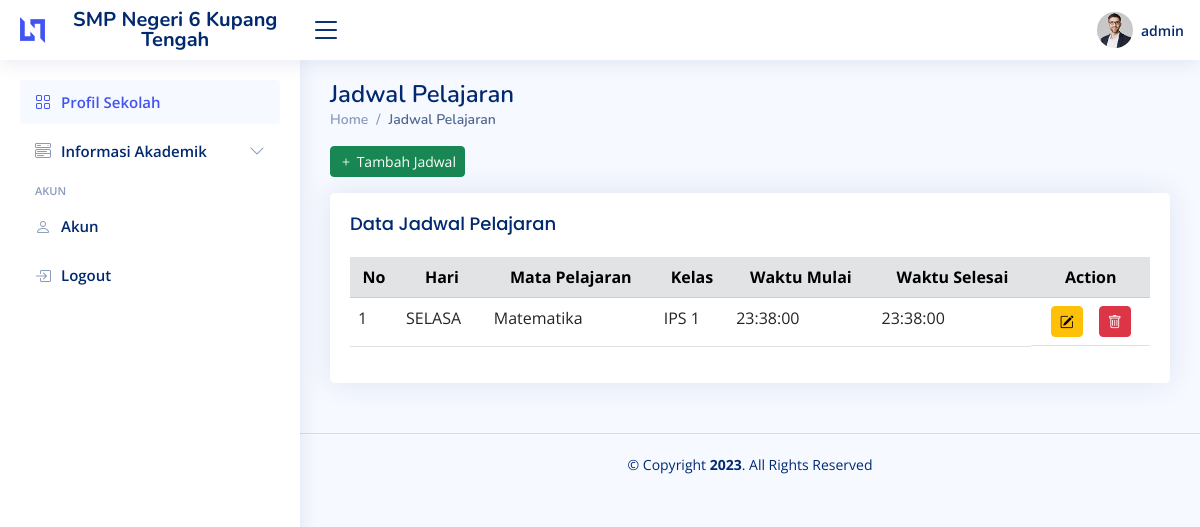
Page /jadwal.php (signed in) on the committed database.
### tables this page shows
CREATE TABLE `user` (
  `id` int(11) NOT NULL,
  `nama` varchar(100) NOT NULL,
  `username` varchar(100) NOT NULL,
  `password` varchar(100) NOT NULL,
  `isAdmin` tinyint(1) NOT NULL DEFAULT 0,
  `role` enum('Guru','Kepsek','Admin','Siswa') NOT NULL,
  `id_guru` int(11) NOT NULL,
  `id_siswa` int(11) NOT NULL
);

CREATE TABLE `jadwal` (
  `id_jadwal` int(11) NOT NULL,
  `hari` varchar(50) NOT NULL,
  `waktu_mulai` time NOT NULL DEFAULT current_timestamp(),
  `waktu_selesai` time NOT NULL,
  `id_mapel` int(11) NOT NULL,
  `id_kelas` int(11) NOT NULL,
  `id_guru` int(11) NOT NULL
);

CREATE TABLE `mapel` (
  `id_mapel` int(11) NOT NULL,
  `nama_mapel` varchar(100) NOT NULL
);

CREATE TABLE `kelas` (
  `id` int(11) NOT NULL,
  `kelas` varchar(30) NOT NULL,
  `thn_semester` varchar(20) NOT NULL
);

### jadwal.php (the view, shortened to what this page needs)
<?php require './partial/header.php'?>
<?php
  $conn = OpenCon();
  $sql = "SELECT jadwal.*, kelas.kelas, mapel.nama_mapel FROM jadwal LEFT JOIN kelas ON jadwal.id_kelas = kelas.id LEFT JOIN mapel ON jadwal.id_mapel = mapel.id_mapel";
  $result = $conn->query($sql);
  $data = array();
  while ($row = $result->fetch_assoc()) {
      $data[] = $row;
  }
?>
  <main id="main" class="main">
    <div class="pagetitle">
      <h1>Jadwal Pelajaran</h1>
      <nav>
        <ol class="breadcrumb">
          <li class="breadcrumb-item"><a href="profil-sekolah.php">Home</a></li>
          <li class="breadcrumb-item active">Jadwal Pelajaran</li>
        </ol>
      </nav>
    </div>
    <section class="section dashboard">
      <div class="row">
        <div class="col-lg-12">
          <div class="d-flex justify-content-between mb-3">
            <div>
              <button type="button" class="btn btn-success btn-sm" data-bs-toggle="modal" data-bs-target="#tambahJadwal">
                <i class="bi bi-plus"></i>
                Tambah Jadwal
              </button>
            </div>
          </div>
          <div class="card">
            <div class="card-body">
              <h5 class="card-title">Data Jadwal Pelajaran</h5>
              <div class="table-responsive">
                <table class="table datatable" id="datatable">
                  <thead>
                    <tr class="table-secondary">
                      <th scope="col" class="text-center">No</th>
                      <th scope="col" class="text-center">Hari</th>
                      <th scope="col" class="text-center">Mata Pelajaran</th>
                      <th scope="col" class="text-center">Kelas</th>
                      <th scope="col" class="text-center">Waktu Mulai</th>
                      <th scope="col" class="text-center">Waktu Selesai</th>
                      <th scope="col" class="text-center">Action</th>
                    </tr>
                  </thead>
                  <tbody>
                    <?php foreach($data as $key=>$row):?>
                      <tr>
                        <td><?= $key + 1?></td>
                        <td><?= strtoupper($row['hari'])?></td>
                        <td><?= $row['nama_mapel']?></td>
                        <td><?= $row['kelas']?></td>
                        <td><?= $row['waktu_mulai']?></td>
                        <td><?= $row['waktu_mulai']?></td>
                        <td class="d-flex gap-3 justify-content-center align-items-center">
                          <button type="button" id="btn-edit-jadwal" class="btn btn-warning btn-sm" data-id="<?= $row['id_jadwal']?>" data-jadwal='{"id_jadwal":"<?=$row['id_jadwal']?>","hari":"<?=$row['hari']?>","waktu_mulai":"<?=$row['waktu_mulai']?>","waktu_selesai":"<?=$row['waktu_selesai']?>","id_mapel":"<?=$row['id_mapel']?>","id_kelas":"<?=$row['id_kelas']?>"}' data-bs-toggle="modal" data-bs-target="#editJadwal">
                            <i class="bi bi-pencil-square"></i>
                          </button>
                          <button type="button" id="btn-hapus-jadwal" class="btn btn-danger btn-sm" data-id="<?= $row['id_jadwal']?>" data-bs-toggle="modal" data-bs-target="#hapusJadwal">
                            <i class="bi bi-trash"></i>
                          </button>
                        </td>
                      </tr>
                    </div>
                      <?php endforeach?>
              </div>
            </div>
          </div>
        </div>
    </section>
  </main>
<?php require './partial/footer.php'?>

### partial/header.php (shortened to what this page needs)
<?php
  $conn = OpenCon();
  if(isset($_SESSION['user-id'])){
    $id = $_SESSION['user-id'];
    $query = "SELECT * FROM user WHERE id='$id'";
    $result = $conn->query($query);
    $user = mysqli_fetch_assoc($result);
  }else{
    header('Location: login.php');
    exit;
  }
?>
<!DOCTYPE html>
<html lang="en">
<head>
  <link href="assets/vendor/bootstrap/css/bootstrap.min.css" rel="stylesheet">
  <link href="assets/vendor/bootstrap-icons/bootstrap-icons.css" rel="stylesheet">
  <link href="assets/vendor/datatables/datatables.css" rel="stylesheet">
  <link href="assets/css/style.css" rel="stylesheet">
</head>
<body>
  <header id="header" class="header fixed-top d-flex align-items-center">
    <div class="d-flex align-items-center justify-content-between">
      <a href="profil-sekolah.php" class="logo d-flex align-items-center">
        <img src="assets/img/logo.png" alt="">
        <span class="d-none d-lg-block text-sm-center">SMP Negeri 6 Kupang Tengah</span>
      </a>
      <i class="bi bi-list toggle-sidebar-btn"></i>
    </div>
    <nav class="header-nav ms-auto">
      <ul class="d-flex align-items-center">
        <li class="nav-item dropdown pe-3">
          <a class="nav-link nav-profile d-flex align-items-center pe-0" href="#" data-bs-toggle="dropdown">
            <img src="assets/img/profile-img.jpg" alt="Profile" class="rounded-circle">
            <span class="d-none d-md-block ps-2"><?=$user['username']?></span>
          </a>
        </li>
      </ul>
    </nav>
  </header>
  <aside id="sidebar" class="sidebar">
    <ul class="sidebar-nav" id="sidebar-nav">
      <li class="nav-item">
        <a class="nav-link " href="profil-sekolah.php">
          <i class="bi bi-grid"></i>
          <span>Profil Sekolah</span>
        </a>
      </li>
      <li class="nav-item">
        <a class="nav-link collapsed" data-bs-target="#components-nav" data-bs-toggle="collapse" href="#">
          <i class="bi bi-menu-button-wide"></i><span>Informasi Akademik</span><i class="bi bi-chevron-down ms-auto"></i>
        </a>
      </li>
      <li class="nav-heading">Akun</li>
      <li class="nav-item">
        <a class="nav-link collapsed" href="akun.php">
          <i class="bi bi-person"></i>
          <span>Akun</span>
        </a>
      </li>
      <li class="nav-item">
        <a class="nav-link collapsed" href="controllers/logout.php">
          <i class="bi bi-box-arrow-in-right"></i>
          <span>Logout</span>
        </a>
      </li>
    </ul>
  </aside>

### assets/css/style.css (style rules this page uses)
:root { scroll-behavior: smooth; }
body { font-family: "Open Sans", sans-serif; background: #f6f9ff; color: #444444; }
a { color: #4154f1; text-decoration: none; }
h1, h2, h3, h4, h5, h6 { font-family: "Nunito", sans-serif; }
#main { margin-top: 60px; padding: 20px 30px; transition: all 0.3s; }
.pagetitle { margin-bottom: 10px; }
.pagetitle h1 { font-size: 24px; margin-bottom: 0; font-weight: 600; color: #012970; }
.card { margin-bottom: 30px; border: none; border-radius: 5px; box-shadow: 0px 0 30px rgba(1, 41, 112, 0.1); }
.card-title { padding: 20px 0 15px 0; font-size: 18px; font-weight: 500; color: #012970; font-family: "Poppins", sans-serif; }
.card-body { padding: 0 20px 20px 20px; }
.breadcrumb { font-size: 14px; font-family: "Nunito", sans-serif; color: #899bbd; font-weight: 600; }
.breadcrumb a { color: #899bbd; transition: 0.3s; }
.breadcrumb .breadcrumb-item::before { color: #899bbd; }
.breadcrumb .active { color: #51678f; font-weight: 600; }
.logo { line-height: 1; }
@media (min-width: 1200px) { .logo { width: 280px; } }
.logo img { max-height: 26px; margin-right: 6px; }
.logo span { font-size: 20px; font-weight: 700; color: #012970; font-family: "Nunito", sans-serif; }
.header { transition: all 0.5s; z-index: 997; height: 60px; box-shadow: 0px 2px 20px rgba(1, 41, 112, 0.1); background-color: #fff; padding-left: 20px; }
.header .toggle-sidebar-btn { font-size: 32px; padding-left: 10px; cursor: pointer; color: #012970; }
.header-nav ul { list-style: none; }
.header-nav>ul { margin: 0; padding: 0; }
.header-nav .nav-profile { color: #012970; }
.header-nav .nav-profile img { max-height: 36px; }
.header-nav .nav-profile span { font-size: 14px; font-weight: 600; }
.sidebar { position: fixed; top: 60px; left: 0; bottom: 0; width: 300px; z-index: 996; transition: all 0.3s; padding: 20px; overflow-y: auto; scrollbar-width: thin; scrollbar-color: #aab7cf transparent; box-shadow: 0px 0px 20px rgba(1, 41, 112, 0.1); background-color: #fff; }
@media (min-width: 1200px) { #main, #footer { margin-left: 300px; } }
.sidebar-nav { padding: 0; margin: 0; list-style: none; }
.sidebar-nav li { padding: 0; margin: 0; list-style: none; }
.sidebar-nav .nav-item { margin-bottom: 5px; }
.sidebar-nav .nav-heading { font-size: 11px; text-transform: uppercase; color: #899bbd; font-weight: 600; margin: 10px 0 5px 15px; }
.sidebar-nav .nav-link { display: flex; align-items: center; font-size: 15px; font-weight: 600; color: #4154f1; transition: 0.3; background: #f6f9ff; padding: 10px 15px; border-radius: 4px; }
.sidebar-nav .nav-link i { font-size: 16px; margin-right: 10px; color: #4154f1; }
.sidebar-nav .nav-link.collapsed { color: #012970; background: #fff; }
.sidebar-nav .nav-link.collapsed i { color: #899bbd; }
.sidebar-nav .nav-link .bi-chevron-down { margin-right: 0; transition: transform 0.2s ease-in-out; }

### rows in the picture
user: username "admin"
jadwal: hari "SELASA", id_mapel.nama_mapel "Matematika", id_kelas.kelas "IPS 1", waktu_mulai "23:38:00"
